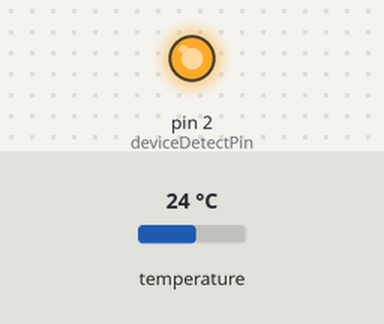
Recording of a sketch running on a simulated Arduino Uno, built with avr-gcc and run on an emulated ATmega328P. Parts: output pins drawn as LEDs (lit = HIGH). Inputs (shaded band) come from the test bench; at power-on: temperature 24 °C. At 34.6 s the program stops and its outputs stay as they are.

Above: at 0.1 s.
At 0.6 s:
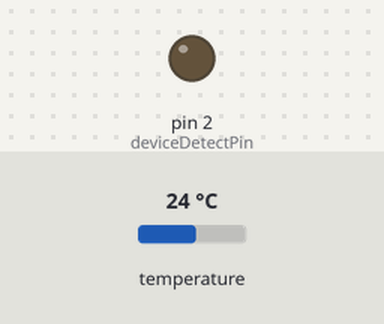
Timing chart, 0 to 2.5 s (numbered marks = the images above):
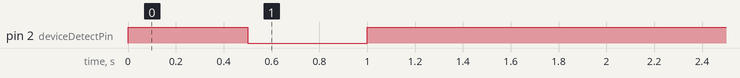

The sketch:

RoombaMain.ino
```cpp
// Roomba Main
// Alex Johnson
// For CS 241
//
// Started: 4/6/2024
// Updated: 4/22/2024


// Roomba Serial Comms Manual
// https://cdn.hackaday.io/files/1747287475562752/Roomba_SCI_manual.pdf


#include "SoftwareSerial.h"
#include <Wire.h>
#include <Adafruit_AMG88xx.h>


const int rxPin = 15;
const int txPin = 14;
SoftwareSerial Roomba = SoftwareSerial(rxPin, txPin);

Adafruit_AMG88xx amg;

float pixels[AMG88xx_PIXEL_ARRAY_SIZE];

float columnSum[AMG88xx_PIXEL_ARRAY_SIZE/8] = {0,0,0,0,0,0,0,0};


#define ROOMBA_START_OPCODE          128
#define ROOMBA_CONTROL_OPCODE        130
#define ROOMBA_FULL_OPCODE           132
#define ROOMBA_POWER_OPCODE          133
#define ROOMBA_DRIVE_OPCODE          137
#define ROOMBA_FORWARD_OPCODE        32768

long startTime = 0;
int temperaturethresh = 172;  //default value


// buffers for startTone,
const int songLength = 3;
const int songBufflength = 3 + (2 * songLength);
const uint8_t mysong[songBufflength] =
                         {140, 0, 3,    // song begins on next line
                          68, 16,                // note, length, in 1/64ths of second up to 255
                          72, 16,
                          75, 16};
const uint8_t playSong[2] = {141, 0};


// startTones
// defines a song on the roomba and plays it, song is defined in buffer mysong,
// and buffer to play song is playSong
void startTone(){
    Roomba.write(mysong, 9);
    delay(100);
    Roomba.write(playSong, 2);
    delay(800);
}


// roombaFullStart
// defines a buffer that contains the roomba start opcode and full mode opcode,
// sets up tx and rx pins, aswell as sending the start buffer to the roomba
//      CONTAINS three seconds of hard coded delaly including that within startTones()
void roombaFullStart(){
    const int startBuffSize = 2;
    uint8_t startbuff[startBuffSize] = {ROOMBA_START_OPCODE, ROOMBA_FULL_OPCODE};
    delay(1000); // time at start for some reason
    pinMode(rxPin, INPUT);
    pinMode(txPin, OUTPUT);
    Roomba.begin(19200);
    delay(1000);
    Roomba.write(startbuff, startBuffSize);
    delay(100);
    startTone();
}


// roombaDrive
// given a velocity and a radius to drive at,
//    Velocity (-500 – 500 mm/s)
//    Radius (-2000 – 2000 mm)
//
//    Special cases:
//    Straight = 32768 : defined as ROOMBA_FORWARD_OPCODE
//    Turn in place clockwise = -1
//    Turn in place counter-clockwise = 1
// converts 116 bit velocity and 16 bit radius into four 8 bit unsigned integers,
// and sends them to roomba along with the drive opcode
void roombaDrive(uint16_t Velocity, uint16_t Radius)
{
    uint8_t highVel = (Velocity>>8) & 0xff;
    uint8_t lowVel = (Velocity>>0) & 0xff;
    uint8_t highRad = (Radius>>8) & 0xff;
    uint8_t lowRad = (Radius>>0) & 0xff;
    const int driveBuffSize = 5;
    uint8_t drivebuff[driveBuffSize] = {ROOMBA_DRIVE_OPCODE, highVel, lowVel, highRad, lowRad};
    Roomba.write(drivebuff, driveBuffSize);
}
// readColumnSum
// reads the values from thermal sensor,
// sums the columns and places the sums in float array
// columnSum
void readColumnSum()
{
    for(int i = 0; i < 8; i++)
    {
        columnSum[i] = 0;
    }

    amg.readPixels(pixels);
    for(int i=1; i<=AMG88xx_PIXEL_ARRAY_SIZE; i++){
      // i-1
      columnSum[(i-1)%8] += pixels[i-1];
    }
}


// maxColumn
// returns the number of the column with the highest sum,
// or -1 if none of the columns are warmer than the defined temperature
// threshhold, which is approx (room temp * 8)
int maxColumn()
{
    readColumnSum();
    int maxColumn = -1;
    float columnMax = 0;
    //const int temperaturethresh = 172; // degrees celsius
    for(int i = 0; i < 8; i++)
    {
        if( columnSum[i] >= columnMax && columnSum[i] > temperaturethresh)
        {
          columnMax = columnSum[i];
          maxColumn = i;
        }

    }
    return maxColumn;
}


//angle value must be between 2000 and -2000 mm
//    The longer radii make
//    Roomba drive straighter; shorter radii make it turn more. A Drive
//    command with a positive velocity and a positive radius will make
//    Roomba drive forward while turning toward the left. A negative
//    radius will make it turn toward the right.

// turnAngle
//    given a column number 0-7, will return
//    a value for the roomba to turn at

uint16_t turnAngle(uint8_t column) {
    const int turnRate = 100;
    if (column > 4) {
        return turnRate;
    }
    else if (column < 3) {
        return -turnRate;
    }
    else {
        return ROOMBA_FORWARD_OPCODE;
    }
}


// roombaON
// puleses roomba device detect pin for 500 ms,
// this will turn on the roomba if it is turned off
void roombaOn()
{
    const int deviceDetectPin = 2;
    pinMode(deviceDetectPin, OUTPUT);
    digitalWrite(deviceDetectPin, HIGH);
    delay(500);
    digitalWrite(deviceDetectPin, LOW);
    delay(500);
    digitalWrite(deviceDetectPin, HIGH);
    delay(500);
}

// findThresh
// returns the average temperature across thermal sensor at startup
// for good performace point away from thermal object at startup
int findThresh()
{
  readColumnSum();
  int thresh = 0;
  for( int i = 0; i< 8; i++)
  {
    thresh += columnSum[i];
  }
  return ((thresh/8) + 15);
}


void setup()
{

    roombaOn();
    bool status;

    status = amg.begin();  // will get stuck here if thermal sensor isn't connected
    if (!status) {
        while (1);
    }
    temperaturethresh = findThresh();

    roombaFullStart();
    startTime = millis();
}


bool spin = 0;

void loop() {
    const uint16_t vel = 150;
    int column = maxColumn();


    if(column != -1) // found column with greater than 160 degrees celsius
    {
        uint16_t driveangle = turnAngle(column);
        roombaDrive(vel, driveangle);               // center roomba on column
    }
    else if(!(spin))                                  // scan for column greater than 160 celsius
    {
        spin = !(spin);
        roombaDrive(vel, -1);
    }


// turn off after 30ish seconds
    const long offTime = 30; //seconds
    const long offTimeMillis = offTime * 1000;
    long elapsed = millis() - startTime;
    if (elapsed > offTimeMillis)
    {
        Roomba.write(ROOMBA_POWER_OPCODE);  //Shutoff code
        while(1);
    }

    delay(200); // delay to slow down how fast the loop runs in in accordance with ag8338 refresh rate
}
```
